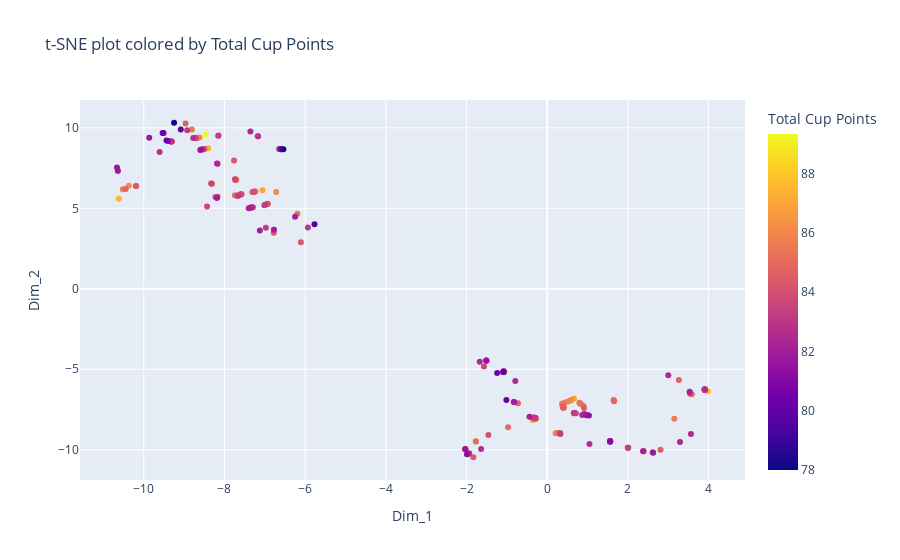

Here is the notebook cell this chart was saved with:
### Markdown cell above
**Intepret the Result:**

1. Overall, `Flavor`, `Aftertaste`, `Balance`, `Acidity`, `Aroma`, `Body`: These variables have strong positive correlations with 'Total Cup Points'. This means that as these variables increase, the 'Total Cup Points' also tend to increase. For example, a higher `'Overall'` rating or 'Flavor' rating is associated with a higher 'Total Cup Points' score.

2. `Processing Method_Pulped natural / honey, Altitude, Coffee Age, Processing Method_Washed / Wet`: These variables have weak positive correlations with 'Total Cup Points'. This suggests that these variables might have a slight positive effect on 'Total Cup Points', but the relationship is not as strong as the previous variables.

3. `Moisture Percentage`, `Category One Defects`: These variables have weak negative correlations with 'Total Cup Points'. This means that as these variables increase, the 'Total Cup Points' tend to decrease slightly. However, the correlation is weak, so these variables might not have a significant impact on 'Total Cup Points'.

4. `Processing Method_Natural / Dry`, `Category Two Defects`, `Quakers`: These variables have moderate negative correlations with 'Total Cup Points'. This suggests that as these variables increase, the 'Total Cup Points' tend to decrease. For example, a higher number of 'Category Two Defects' or 'Quakers' is associated with a lower 'Total Cup Points' score.


#  PREDICTIVE ANALYSIS

##  Clustering Analysis 

The preprocessing step involved encoding of categorical variables and MinMax scaling for numerical variables:

#### 
 Label encoding was applied to the categorical features. The categories of each feature were assigned a unique numerical label.

#### 
 MinMax scaling was applied to the numerical features. This scaling method transforms the data to fit within a specific range, typically (0, 1). In this case, numerical_features were scaled.

### Code cell
# Create a copy of the dataframe to not alter the original
df_preprocessed = df.copy()

# Preprocessing: Label encoding for categorical variables
le = LabelEncoder()
categorical_features = ['Country of Origin', 'Processing Method', 'Color']
for feature in categorical_features:
    df_preprocessed[feature] = le.fit_transform(df[feature])

# Preprocessing: MinMax scaling for numerical/ratio variables
mm = MinMaxScaler()
numerical_features = ['Altitude', 'Aroma', 'Flavor', 'Aftertaste', 'Acidity', 'Body', 'Balance', 'Overall', 'Total Cup Points', 'Moisture Percentage', 'Category One Defects', 'Quakers', 'Category Two Defects', 'Coffee Age']
for feature in numerical_features:
    df_preprocessed[feature] = mm.fit_transform(df[feature].values.reshape(-1,1))
    
# Apply t-SNE with different perplexity and learning rate
tsne = TSNE(n_components=2, random_state=42, perplexity=50, learning_rate=200)
tsne_results = tsne.fit_transform(df_preprocessed)

# Plotly Interactive plot
df_tsne = pd.DataFrame(data = tsne_results, columns = ['Dim_1', 'Dim_2'])
df_tsne['Total Cup Points'] = df['Total Cup Points']
fig = px.scatter(df_tsne, x='Dim_1', y='Dim_2', color='Total Cup Points', title='t-SNE plot colored by Total Cup Points')
fig.show()

### Figure 1 — Plotly figure (JSON) as saved in the notebook; plotly's stock layout.template omitted (floating-point values rounded to 4 significant figures; data arrays with more than 128 entries replaced by an {"elided": "..."} marker saying what was removed)
{"data": [{"hovertemplate": "Dim_1=%{x}<br>Dim_2=%{y}<br>Total Cup Points=%{marker.color}<extra></extra>", "legendgroup": "", "marker": {"color": {"elided": "207 float values"}, "coloraxis": "coloraxis", "symbol": "circle"}, "mode": "markers", "name": "", "orientation": "v", "showlegend": false, "type": "scatter", "x": {"elided": "207 float values"}, "xaxis": "x", "y": {"elided": "207 float values"}, "yaxis": "y"}], "layout": {"coloraxis": {"colorbar": {"title": {"text": "Total Cup Points"}}, "colorscale": [[0, "#0d0887"], [0.1111, "#46039f"], [0.2222, "#7201a8"], [0.3333, "#9c179e"], [0.4444, "#bd3786"], [0.5556, "#d8576b"], [0.6667, "#ed7953"], [0.7778, "#fb9f3a"], [0.8889, "#fdca26"], [1, "#f0f921"]]}, "legend": {"tracegroupgap": 0}, "title": {"text": "t-SNE plot colored by Total Cup Points"}, "xaxis": {"anchor": "y", "domain": [0, 1], "title": {"text": "Dim_1"}}, "yaxis": {"anchor": "x", "domain": [0, 1], "title": {"text": "Dim_2"}}}}
